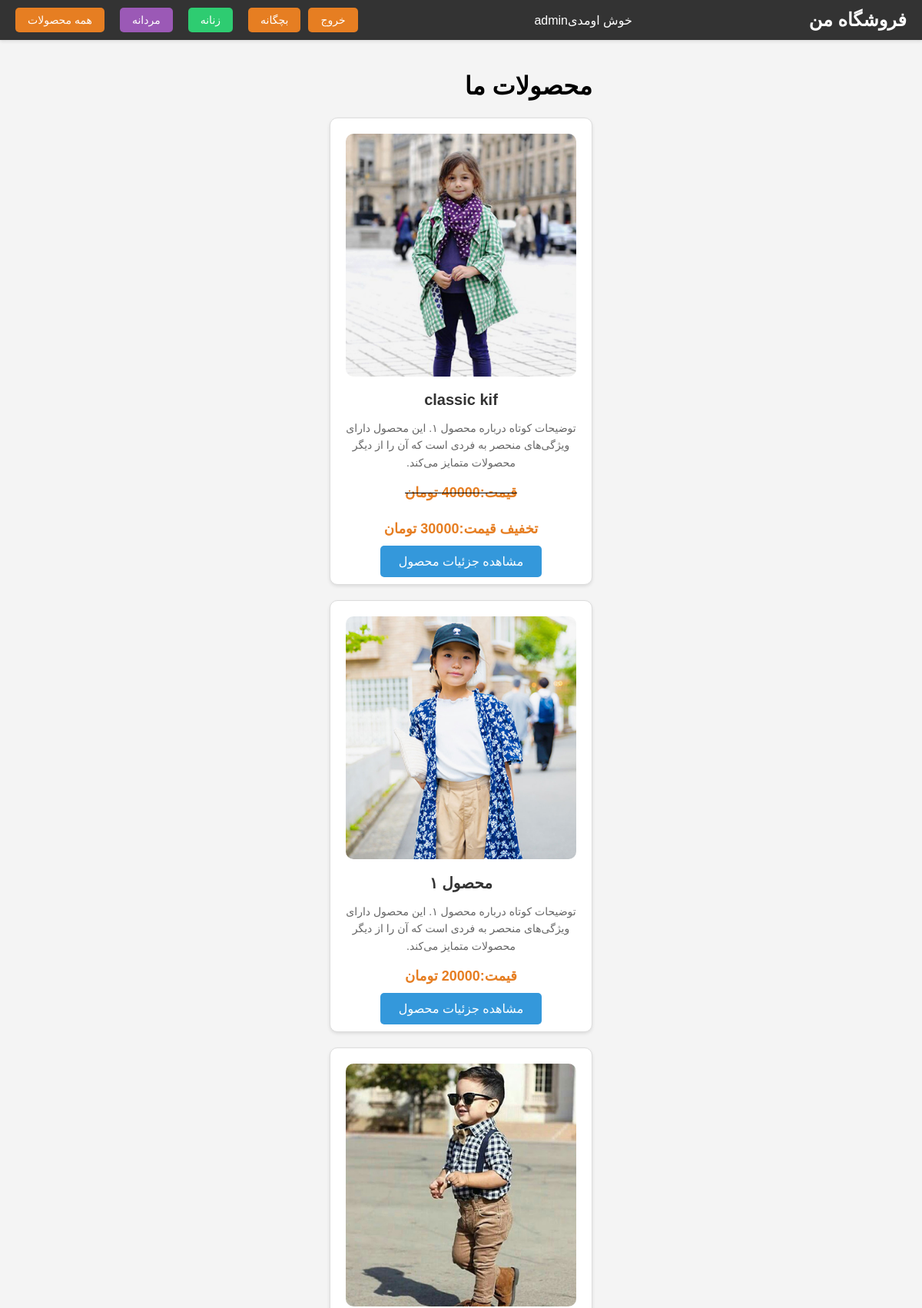
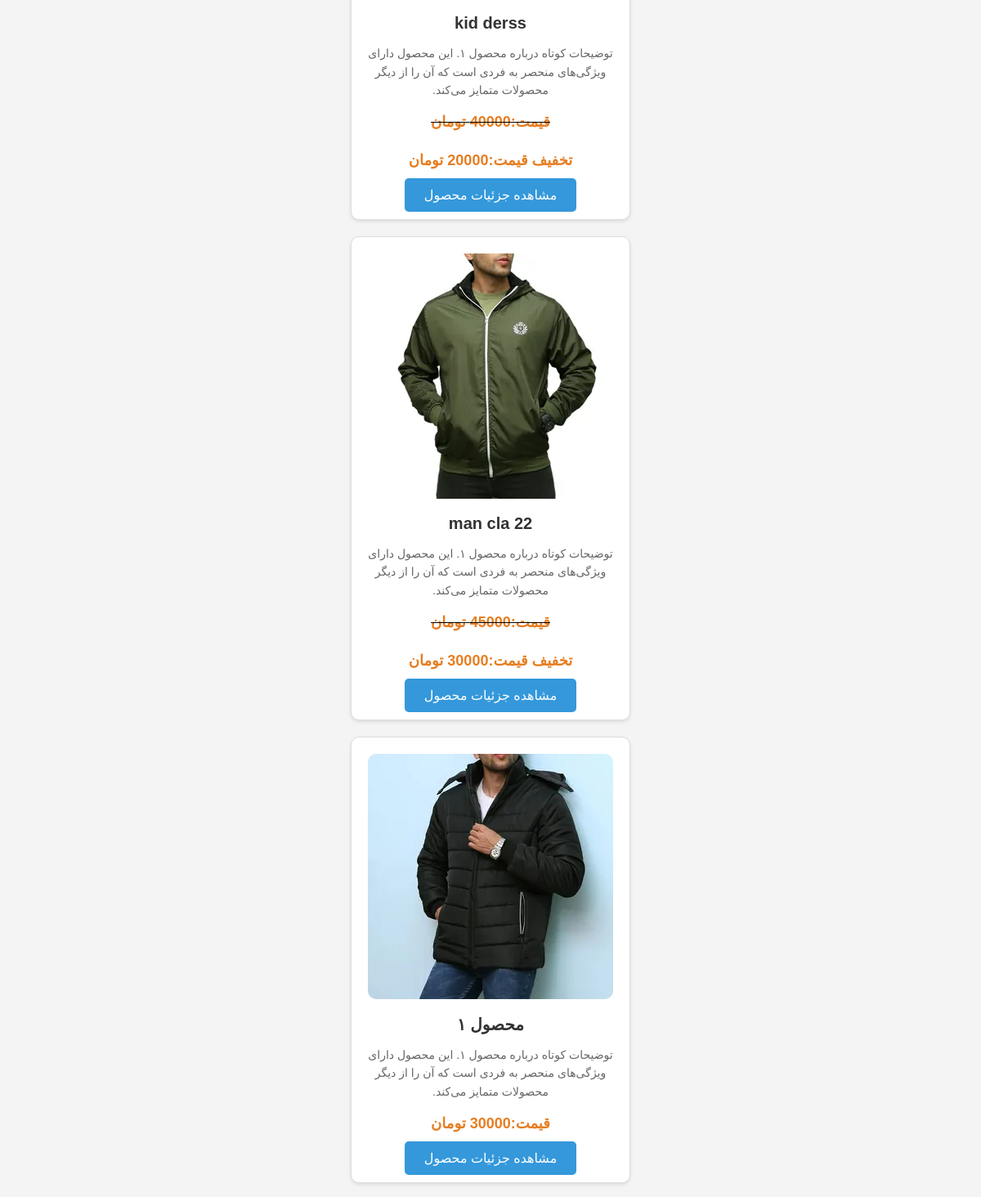
The app's page / (signed in, upper part) with its own data (2 pictures, top to bottom).
### shop/models.py (models this page shows, shortened)
class Products(models.Model):
        product_name = models.CharField( max_length=50)
        category = models.ForeignKey(Category,on_delete=models.CASCADE,default=1)
        price = models.DecimalField( max_digits=100, decimal_places=0,default=0)
        product_image = models.ImageField(upload_to='uploads/products_iamge')
        product_name = models.CharField( max_length=50)
        is_sale = models.BooleanField(default=False)
        sale_price = models.DecimalField( max_digits=100, decimal_places=0,default=0)

### shop/views.py (the view)
# urls.py: path('',shop_views.home,name='home'),
def home(request):
        products = Products.objects.all()
        return render(request,'home.html',{'products':products})

### cart/context_processors.py (called while the page is built)
def cart (request):
        return {'cart':Cart(request)}

### shop/templates/home.html
{% extends 'base.html' %}
{% load static %}
{% block content %}
{% include 'nav.html' %}
 <div class="container">
        <h1>محصولات ما</h1>
        {% for product in products %}
        {% if product.is_sale %}
        <div class="product">
            <img src="{{ product.product_image.url }}" alt="محصول ۱">
            <h2>{{ product.product_name }}</h2>
            <p>توضیحات کوتاه درباره محصول ۱. این محصول دارای ویژگی‌های منحصر به فردی است که آن را از دیگر محصولات متمایز می‌کند.</p>
          <strike> <p class="price">قیمت:{{ product.price }} تومان</p></strike>
                   <p class="price">  تخفیف قیمت:{{ product.sale_price }} تومان</p>
                <a href="{% url 'single_product' product.id %}" class="details-button">مشاهده جزئیات محصول</a>
        </div>
        {% else %}
        <div class="product">
            <img src="{{ product.product_image.url }}" alt="محصول ۱">
            <h2>محصول ۱</h2>
            <p>توضیحات کوتاه درباره محصول ۱. این محصول دارای ویژگی‌های منحصر به فردی است که آن را از دیگر محصولات متمایز می‌کند.</p>
            <p class="price">قیمت:{{ product.price }} تومان</p>
                <a href="{% url 'single_product' product.id %}" class="details-button">مشاهده جزئیات محصول</a>
        </div>
        {% endif %}
        {% endfor %}
</div>
{% endblock content %}

### shop/templates/nav.html (shortened to what this page needs)
{% load static %}
   <header>
        <div class="logo">فروشگاه من</div>
        {% if user.is_authenticated %}
        خوش اومدی{{user.username}}
        {% endif %}
        <div class="buttons">
            {% if user.is_authenticated%}
            <a href="{% url 'logout_user' %}">خروج</a>
            {% else %}
            <a href="{% url 'signup_user' %}">ثبت نام</a>
            <a href="{% url 'login_user' %}">ورود</a>
            {% endif %}
             <div class="category-buttons">
        <a href="{% url 'products_category' 'kid' %}">بچگانه</a>
        <a href="{% url 'products_category' 'woman' %}">زنانه</a>
        <a href="{% url 'products_category' 'man' %}">مردانه</a>
        <a href="{% url 'home' %}">همه محصولات</a>
    </div>
        </div>
    </header>

### shop/static/assets/css/style.css (style rules this page uses)
body { font-family: Arial, sans-serif; background-color: #f4f4f4; margin: 0; padding: 0; }
.container { max-width: 1200px; margin: 0 auto; padding: 20px; }
.product { background-color: #fff; border: 1px solid #ddd; border-radius: 5px; padding: 20px; margin-bottom: 20px; box-shadow: 0 2px 4px rgba(0, 0, 0, 0.1); }
.product img { max-width: 100%; height: auto; border-radius: 5px; }
.product h2 { font-size: 24px; margin-top: 0; }
.product p { font-size: 16px; color: #555; }
.product .price { font-size: 20px; color: #e67e22; font-weight: bold; }
body { font-family: Arial, sans-serif; margin: 0; padding: 0; background-color: #f4f4f4; }
header { background-color: #333; color: #fff; padding: 10px 20px; display: flex; justify-content: space-between; align-items: center; box-shadow: 0 2px 4px rgba(0, 0, 0, 0.1); }
header .logo { font-size: 24px; font-weight: bold; }
header .buttons { display: flex; gap: 10px; }
header .buttons a { text-decoration: none; color: #fff; background-color: #e67e22; padding: 8px 16px; border-radius: 5px; font-size: 14px; transition: background-color 0.3s ease; }
body { font-family: Arial, sans-serif; margin: 0; padding: 0; background-color: #f4f4f4; display: flex; flex-direction: column; min-height: 100vh; }
.details-button { background-color: #3498db; color: #fff; border: none; padding: 12px 24px; font-size: 16px; border-radius: 5px; cursor: pointer; transition: background-color 0.3s ease; text-decoration: none; }
.product { background-color: #fff; border: 1px solid #ddd; border-radius: 10px; box-shadow: 0 2px 4px rgba(0, 0, 0, 0.1); width: 300px; padding: 20px; text-align: center; transition: transform 0.3s ease; }
.product img { max-width: 100%; height: auto; border-radius: 10px; }
.product h2 { font-size: 20px; margin: 15px 0 10px; color: #333; }
.product p { font-size: 14px; color: #666; line-height: 1.6; }
.product .price { font-size: 18px; color: #e67e22; font-weight: bold; margin-top: 10px; }

### shop/templates/nav.html (style rules this page uses)
.category-buttons { display: flex; gap: 20px; }
.category-buttons a { text-decoration: none; background-color: #3498db; color: #fff; padding: 12px 24px; font-size: 16px; border-radius: 5px; transition: background-color 0.3s ease; }
.category-buttons a:nth-child(1) { background-color: #e67e22; }
.category-buttons a:nth-child(2) { background-color: #2ecc71; }
.category-buttons a:nth-child(3) { background-color: #9b59b6; }

### records on screen
Products: product_image (picture), product_name "classic kif", price "40000", sale_price "30000"
Products: product_image (picture), price "20000"
Products: product_image (picture), product_name "kid derss", price "40000", sale_price "20000"
Products: product_image (picture), product_name "man cla 22", price "45000", sale_price "30000"
Products: product_image (picture), price "30000"

### other values on screen
{{ user.username }} "admin"
